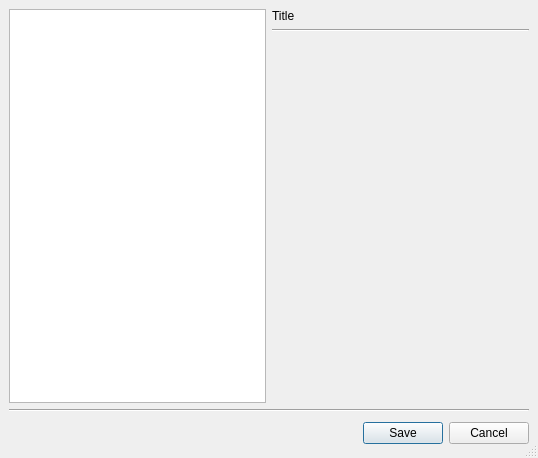
<ui version="4.0" >
 <author></author>
 <comment></comment>
 <exportmacro></exportmacro>
 <class>WengoConfigDialog</class>
 <widget class="QDialog" name="WengoConfigDialog" >
  <property name="geometry" >
   <rect>
    <x>0</x>
    <y>0</y>
    <width>538</width>
    <height>458</height>
   </rect>
  </property>
  <property name="windowTitle" >
   <string>@product@ - Configuration</string>
  </property>
  <property name="sizeGripEnabled" >
   <bool>true</bool>
  </property>
  <layout class="QGridLayout" >
   <property name="margin" >
    <number>9</number>
   </property>
   <property name="spacing" >
    <number>6</number>
   </property>
   <item row="1" column="1" >
    <widget class="Line" name="line_2" >
     <property name="orientation" >
      <enum>Qt::Horizontal</enum>
     </property>
    </widget>
   </item>
   <item row="0" column="1" >
    <widget class="QLabel" name="titleLabel" >
     <property name="text" >
      <string>Title</string>
     </property>
     <property name="textFormat" >
      <enum>Qt::PlainText</enum>
     </property>
     <property name="margin" >
      <number>0</number>
     </property>
    </widget>
   </item>
   <item row="2" column="1" >
    <widget class="QStackedWidget" name="stackedWidget" >
     <property name="sizePolicy" >
      <sizepolicy>
       <hsizetype>7</hsizetype>
       <vsizetype>5</vsizetype>
       <horstretch>0</horstretch>
       <verstretch>0</verstretch>
      </sizepolicy>
     </property>
    </widget>
   </item>
   <item row="4" column="0" colspan="2" >
    <layout class="QHBoxLayout" >
     <property name="margin" >
      <number>0</number>
     </property>
     <property name="spacing" >
      <number>6</number>
     </property>
     <item>
      <spacer>
       <property name="orientation" >
        <enum>Qt::Horizontal</enum>
       </property>
       <property name="sizeHint" >
        <size>
         <width>131</width>
         <height>31</height>
        </size>
       </property>
      </spacer>
     </item>
     <item>
      <widget class="QPushButton" name="saveButton" >
       <property name="text" >
        <string>Save</string>
       </property>
      </widget>
     </item>
     <item>
      <widget class="QPushButton" name="cancelButton" >
       <property name="text" >
        <string>Cancel</string>
       </property>
      </widget>
     </item>
    </layout>
   </item>
   <item rowspan="3" row="0" column="0" >
    <widget class="QListWidget" name="listWidget" >
     <property name="focusPolicy" >
      <enum>Qt::NoFocus</enum>
     </property>
     <property name="selectionBehavior" >
      <enum>QAbstractItemView::SelectRows</enum>
     </property>
     <property name="iconSize" >
      <size>
       <width>32</width>
       <height>32</height>
      </size>
     </property>
     <property name="layoutMode" >
      <enum>QListView::Batched</enum>
     </property>
    </widget>
   </item>
   <item row="3" column="0" colspan="2" >
    <widget class="Line" name="line" >
     <property name="orientation" >
      <enum>Qt::Horizontal</enum>
     </property>
    </widget>
   </item>
  </layout>
 </widget>
 <pixmapfunction></pixmapfunction>
 <tabstops>
  <tabstop>saveButton</tabstop>
  <tabstop>cancelButton</tabstop>
 </tabstops>
 <resources>
  <include location="../../../../resources/wengophone.qrc" />
 </resources>
 <connections>
  <connection>
   <sender>saveButton</sender>
   <signal>clicked()</signal>
   <receiver>WengoConfigDialog</receiver>
   <slot>accept()</slot>
   <hints>
    <hint type="sourcelabel" >
     <x>457</x>
     <y>448</y>
    </hint>
    <hint type="destinationlabel" >
     <x>344</x>
     <y>449</y>
    </hint>
   </hints>
  </connection>
  <connection>
   <sender>cancelButton</sender>
   <signal>clicked()</signal>
   <receiver>WengoConfigDialog</receiver>
   <slot>reject()</slot>
   <hints>
    <hint type="sourcelabel" >
     <x>530</x>
     <y>441</y>
    </hint>
    <hint type="destinationlabel" >
     <x>249</x>
     <y>437</y>
    </hint>
   </hints>
  </connection>
 </connections>
</ui>
